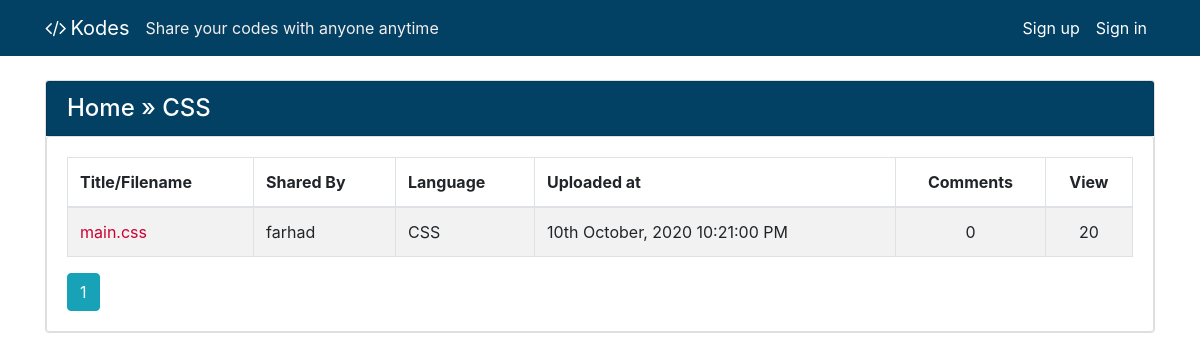
Page /lang/CSS/ on the committed database.
### codes/models.py (models this page shows, shortened)
class Code(models.Model):
    author = models.ForeignKey(User, on_delete=models.CASCADE, null=True, blank=True)
    created_utc = models.DateTimeField(auto_now_add=True, verbose_name="Created")
    total_views = models.IntegerField(default=0)
    snippet_title = models.CharField(max_length=1000, default="", verbose_name="Title/Filename")
    snippet_body = models.TextField(verbose_name="Code Snippet")
    language = models.ForeignKey(Language, on_delete=models.SET_NULL, null=True)
    is_private = models.BooleanField(default=False, verbose_name="Private")
    password = models.CharField(max_length=1000, default="", blank=True)

class Language(models.Model):
    name = models.CharField(max_length=50, null=False, blank=False)
    language_code = models.IntegerField(default=100, null=False, blank=False)
    is_popular = models.BooleanField(default=False, verbose_name="Popular")
    short_name = models.CharField(max_length=30, null=True, blank=True)
    file_extension = models.CharField(max_length=30, null=True, blank=True)

### codes/views.py (the view)
# urls.py: path('lang/<language_name>/', language_page, name="language_page"),
def language_page(request, language_name):
    page = request.GET.get('page', 1)
    try:
        language = Language.objects.get(name__iexact=language_name)
    except:
        response = render(request, '404.html')
        response.status_code = 404
        return response
    codes = Code.objects.order_by('-created_utc').filter(language__name__iexact=language_name).all()
    per_page = 10
    paginator = Paginator(codes, per_page)
    try:
        paginator = paginator.page(page)
    except PageNotAnInteger:
        paginator = paginator.page(1)
    except EmptyPage:
        paginator = paginator.page(paginator.num_pages)
    context = {
        "language": language_name,
        "paginator": paginator
    }
    return render(request, "codes/language_specific.html", context)

### codes/context_processors.py (called while the page is built)
def sitename_tagline(request):
    context = {
        'SITENAME': settings.SITENAME,
        'TAGLINE': settings.TAGLINE
    }
    return context

### codes/templates/codes/language_specific.html (shortened to what this page needs)
{% extends 'codes/base.html' %}
{% load tz %}
{% block content %}
<div class="card my-4">
    <div class="card card-header shared-snippet-title" style="padding-bottom: 0px !important">
        <h4 class="card-title card-link breadcumb"><a href="{% url 'home' %}">Home</a> &raquo; {{language}}</h4>
    </div>
    <div class="card card-body">
        <table class="table table-striped table-bordered">
            <thead>
                <tr>
                    <th>Title/Filename</th>
                    <th>Shared By</th>
                    <th>Language</th>
                    <th>Uploaded at</th>
                    <th class="text-center">Comments</th>
                    <th class="text-center">View</th>
                </tr>
            </thead>
            <tbody>
                {% for code in paginator %}
                    <tr>
                        <td><a href="{% url 'code_view' code.id %}">{{ code.snippet_title|truncatechars:30 }}</a></td>
                        <td>{{ code.author.username|default:"Guest User" }}</td>
                        <td>{{ code.language.name }}</td>
                        <td>{% timezone "Asia/Dhaka" %}{{code.created_utc|date:"dS F, Y h:i:s A"}}{% endtimezone %}</td>
                        <td class="text-center">{{ code.comment_set.count }}</td>
                        <td class="text-center">{{ code.total_views }}</td>
                    </tr>
                {% endfor %}
            </tbody>
        </table>
        {% if paginator %}
        <div class="d-flex">
            {% for num in paginator.paginator.page_range %}
                {% if paginator.number == num %}
                    <a class="btn btn-info mr-2" href="?page={{ num }}">{{ num }}</a>
                {% elif num > paginator.number|add:'-3' and num < paginator.number|add:'3' %}
                    <a class="btn btn-outline-info mr-2" href="?page={{ num }}">{{ num }}</a>
                {% endif %}
            {% endfor %}
        </div>
        {% endif %}
    </div>
</div>
{% endblock content %}

### codes/static/main.css (style rules this page uses)
a { text-decoration: none; color: #c03; }
.card-link.breadcumb a { text-decoration: none; color: white; }
.card.card-header.shared-snippet-title { background-color: #024064; color: #fff; }

### rows in the picture
Code: snippet_title "main.css", author.username "farhad", language.name "CSS", created_utc "10th October, 2020 10:21:00 PM", comment_set.count "0", total_views "20"

### other values in the picture
{{ SITENAME }} "Kodes"
{{ TAGLINE }} "Share your codes with anyone anytime"
{{ language }} "CSS"
{{ num }} "1"
